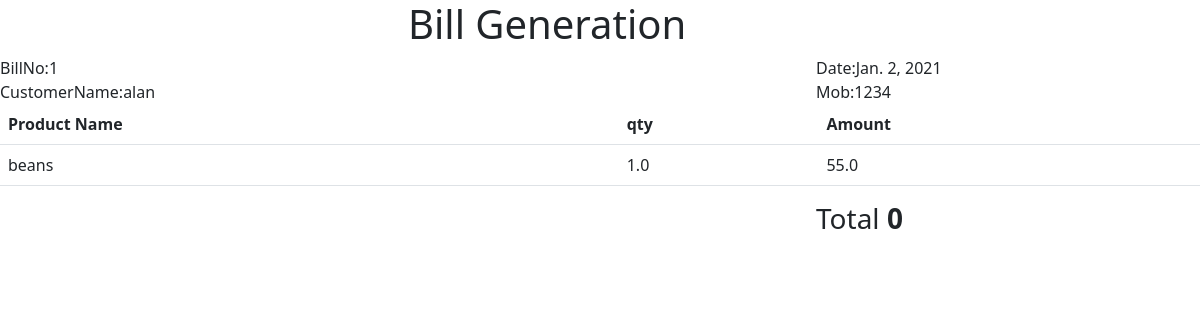
/billing/billgenerate/1, run on the app's committed database.
### billing/models.py (models this page shows, shortened)
class Order(models.Model):
    billnumber=models.CharField(max_length=12,unique=True)
    bill_date=models.DateField(auto_now=True)
    customer_name=models.CharField(max_length=60)
    phone_number=models.CharField(max_length=12)
    bill_total=models.IntegerField(default=0)

class OrderLines(models.Model):
    bill_number=models.ForeignKey(Order,on_delete=models.CASCADE)
    product_name=models.ForeignKey(Products,on_delete=models.CASCADE)
    product_qty=models.FloatField()
    amount=models.FloatField()

class Products(models.Model):
    product_name=models.CharField(max_length=120,unique=True)
    def __str__(self):
        return self.product_name

### billing/views.py (the view, shortened to what this page needs)
# urls.py: path("billgenerate/<int:billno>", BillGenerate.as_view(), name="billgenerate"),
class BillGenerate(TemplateView):
    model=OrderLines
    template_name = "billing/bill_generate.html"
    context={}
    def get(self, request, *args, **kwargs):
        billnum=kwargs.get("billno")
        print(billnum)
        bill=Order.objects.get(billnumber=billnum)
        self.context["orderdata"]=bill
        billitems=self.model.objects.values_list("bill_number").last()
        getallitems=self.model.objects.filter(bill_number=billitems)
        self.context["getallitems"] = getallitems
        return render(request,self.template_name,self.context)

### billing/templates/billing/bill_generate.html (shortened to what this page needs)
<!DOCTYPE html>
<html lang="en">
<head>
       <link href="https://cdn.jsdelivr.net/npm/bootstrap@5.0.0-beta1/dist/css/bootstrap.min.css" rel="stylesheet">
</head>
<body>
<div class="row">
    <div class="col-4"></div>
<div class="col-4"><h1>Bill Generation</h1></div>
    <div class="col-4"></div>
</div>
<div class="row">
    <div class="col-4">BillNo:{{orderdata.billnumber}}</div>
<div class="col-4"></div>
    <div class="col-4">Date:{{orderdata.bill_date}}</div>
</div>
<div class="row">
    <div class="col-4">CustomerName:{{orderdata.customer_name}}</div>
<div class="col-4"></div>
    <div class="col-4">Mob:{{orderdata.phone_number}}</div>
</div>
<form class="setposition">
<table class="table">
        <tr>
            <td><b>Product Name</b></td>
            <td><b>qty</b></td>
            <td><b>Amount</b></td>
        </tr>
    {% for items in getallitems %}
        <tr>
            <td>
            {{items.product_name}}
            </td>
            <td>
            {{items.product_qty}}
            </td>
            <td>
            {{items.amount}}
            </td>
        </tr>
    {% endfor %}
</table>
</form>
<div class="row">
  <div class="col-4"></div>
    <div class="col-4"></div>
    <div class="col-4"><h3>Total  <b>{{orderdata.bill_total}}</b></h3></div>
</div>
</body>
</html>

### data on the page
Order: billnumber "1", bill_date "Jan. 2, 2021", customer_name "alan", phone_number "1234", bill_total "0"
OrderLines: product_name "beans", product_qty "1.0", amount "55.0"
